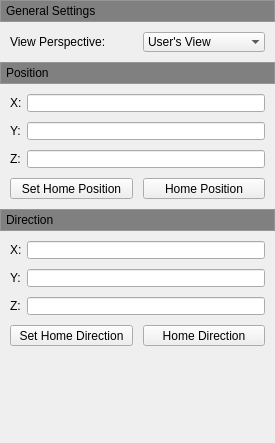
               <widget class="QWidget" name="scrollAreaWidgetContents_7">
                <property name="geometry">
                 <rect>
                  <x>0</x>
                  <y>0</y>
                  <width>275</width>
                  <height>443</height>
                 </rect>
                </property>
                <layout class="QVBoxLayout" name="verticalLayout_20">
                 <property name="spacing">
                  <number>0</number>
                 </property>
                 <property name="leftMargin">
                  <number>0</number>
                 </property>
                 <property name="topMargin">
                  <number>0</number>
                 </property>
                 <property name="rightMargin">
                  <number>0</number>
                 </property>
                 <property name="bottomMargin">
                  <number>0</number>
                 </property>
                 <item>
                  <widget class="QFrame" name="verticalFrame_6">
                   <property name="styleSheet">
                    <string notr="true">background-color:rgb(191,193,194)</string>
                   </property>
                   <property name="frameShape">
                    <enum>QFrame::StyledPanel</enum>
                   </property>
                   <layout class="QVBoxLayout" name="verticalLayout_21">
                    <property name="leftMargin">
                     <number>0</number>
                    </property>
                    <property name="topMargin">
                     <number>0</number>
                    </property>
                    <property name="rightMargin">
                     <number>0</number>
                    </property>
                    <property name="bottomMargin">
                     <number>0</number>
                    </property>
                    <item>
                     <widget class="QPushButton" name="m_pPushButtonCameraGSet">
                      <property name="enabled">
                       <bool>true</bool>
                      </property>
                      <property name="sizePolicy">
                       <sizepolicy hsizetype="Expanding" vsizetype="Fixed">
                        <horstretch>0</horstretch>
                        <verstretch>0</verstretch>
                       </sizepolicy>
                      </property>
                      <property name="minimumSize">
                       <size>
                        <width>0</width>
                        <height>20</height>
                       </size>
                      </property>
                      <property name="maximumSize">
                       <size>
                        <width>16777215</width>
                        <height>20</height>
                       </size>
                      </property>
                      <property name="cursor">
                       <cursorShape>ArrowCursor</cursorShape>
                      </property>
                      <property name="mouseTracking">
                       <bool>true</bool>
                      </property>
                      <property name="focusPolicy">
                       <enum>Qt::NoFocus</enum>
                      </property>
                      <property name="autoFillBackground">
                       <bool>false</bool>
                      </property>
                      <property name="styleSheet">
                       <string notr="true">QPushButton {
    background-color: gray;
	border: 0px;
	border-radius: 0px;
	text-align: left;
	padding-left: 5px;
}
</string>
                      </property>
                      <property name="text">
                       <string>General Settings</string>
                      </property>
                      <property name="iconSize">
                       <size>
                        <width>10</width>
                        <height>10</height>
                       </size>
                      </property>
                      <property name="checkable">
                       <bool>true</bool>
                      </property>
                      <property name="checked">
                       <bool>true</bool>
                      </property>
                      <property name="flat">
                       <bool>true</bool>
                      </property>
                     </widget>
                    </item>
                   </layout>
                  </widget>
                 </item>
                 <item>
                  <widget class="QWidget" name="m_pCameraGSetWidget" native="true">
                   <layout class="QVBoxLayout" name="verticalLayout_13">
                    <property name="leftMargin">
                     <number>10</number>
                    </property>
                    <property name="topMargin">
                     <number>10</number>
                    </property>
                    <property name="rightMargin">
                     <number>10</number>
                    </property>
                    <property name="bottomMargin">
                     <number>10</number>
                    </property>
                    <item>
                     <widget class="QFrame" name="m_pLayoutGS">
                      <layout class="QHBoxLayout" name="horizontalLayout_8">
                       <property name="spacing">
                        <number>10</number>
                       </property>
                       <property name="leftMargin">
                        <number>0</number>
                       </property>
                       <property name="topMargin">
                        <number>0</number>
                       </property>
                       <property name="rightMargin">
                        <number>0</number>
                       </property>
                       <property name="bottomMargin">
                        <number>0</number>
                       </property>
                       <item>
                        <widget class="QLabel" name="label_4">
                         <property name="text">
                          <string>View Perspective:</string>
                         </property>
                        </widget>
                       </item>
                       <item>
                        <widget class="QComboBox" name="comboBox_7">
                         <property name="frame">
                          <bool>false</bool>
                         </property>
                         <item>
                          <property name="text">
                           <string>User's View</string>
                          </property>
                         </item>
                         <item>
                          <property name="text">
                           <string>Top-Down</string>
                          </property>
                         </item>
                        </widget>
                       </item>
                      </layout>
                     </widget>
                    </item>
                   </layout>
                  </widget>
                 </item>
                 <item>
                  <widget class="QFrame" name="verticalFrame_7">
                   <property name="styleSheet">
                    <string notr="true">background-color:rgb(191,193,194)</string>
                   </property>
                   <property name="frameShape">
                    <enum>QFrame::StyledPanel</enum>
                   </property>
                   <layout class="QVBoxLayout" name="verticalLayout_22">
                    <property name="leftMargin">
                     <number>0</number>
                    </property>
                    <property name="topMargin">
                     <number>0</number>
                    </property>
                    <property name="rightMargin">
                     <number>0</number>
                    </property>
                    <property name="bottomMargin">
                     <number>0</number>
                    </property>
                    <item>
                     <widget class="QPushButton" name="m_pPushButtonCameraPosition">
                      <property name="enabled">
                       <bool>true</bool>
                      </property>
                      <property name="sizePolicy">
                       <sizepolicy hsizetype="Expanding" vsizetype="Fixed">
                        <horstretch>0</horstretch>
                        <verstretch>0</verstretch>
                       </sizepolicy>
                      </property>
                      <property name="minimumSize">
                       <size>
                        <width>0</width>
                        <height>20</height>
                       </size>
                      </property>
                      <property name="maximumSize">
                       <size>
                        <width>16777215</width>
                        <height>20</height>
                       </size>
                      </property>
                      <property name="focusPolicy">
                       <enum>Qt::NoFocus</enum>
                      </property>
                      <property name="autoFillBackground">
                       <bool>false</bool>
                      </property>
                      <property name="styleSheet">
                       <string notr="true">QPushButton {
    background-color:gray;
	border: 0px;
	border-radius: 0px;
	text-align: left;
	padding-left: 5px;
}
</string>
                      </property>
                      <property name="text">
                       <string>Position</string>
                      </property>
                      <property name="iconSize">
                       <size>
                        <width>10</width>
                        <height>10</height>
                       </size>
                      </property>
                      <property name="checkable">
                       <bool>true</bool>
                      </property>
                      <property name="checked">
                       <bool>true</bool>
                      </property>
                      <property name="flat">
                       <bool>true</bool>
                      </property>
                     </widget>
                    </item>
                   </layout>
                  </widget>
                 </item>
                 <item>
                  <widget class="QWidget" name="m_pCameraPositionWidget" native="true">
                   <layout class="QFormLayout" name="formLayout_13">
                    <property name="fieldGrowthPolicy">
                     <enum>QFormLayout::AllNonFixedFieldsGrow</enum>
                    </property>
                    <property name="horizontalSpacing">
                     <number>5</number>
                    </property>
                    <property name="verticalSpacing">
                     <number>10</number>
                    </property>
                    <property name="leftMargin">
                     <number>10</number>
                    </property>
                    <property name="topMargin">
                     <number>10</number>
                    </property>
                    <property name="rightMargin">
                     <number>10</number>
                    </property>
                    <property name="bottomMargin">
                     <number>10</number>
                    </property>
                    <item row="0" column="0">
                     <widget class="QLabel" name="label_52">
                      <property name="text">
                       <string>X:</string>
                      </property>
                      <property name="buddy">
                       <cstring>m_pCameraGSetWidget</cstring>
                      </property>
                     </widget>
                    </item>
                    <item row="0" column="1">
                     <widget class="QLineEdit" name="lineEdit_44">
                      <property name="maximumSize">
                       <size>
                        <width>1000</width>
                        <height>18</height>
                       </size>
                      </property>
                     </widget>
                    </item>
                    <item row="1" column="0">
                     <widget class="QLabel" name="label_53">
                      <property name="text">
                       <string>Y:</string>
                      </property>
                     </widget>
                    </item>
                    <item row="1" column="1">
                     <widget class="QLineEdit" name="lineEdit_45">
                      <property name="maximumSize">
                       <size>
                        <width>1000</width>
                        <height>18</height>
                       </size>
                      </property>
                     </widget>
                    </item>
                    <item row="2" column="0">
                     <widget class="QLabel" name="label_54">
                      <property name="text">
                       <string>Z:</string>
                      </property>
                     </widget>
                    </item>
                    <item row="2" column="1">
                     <widget class="QLineEdit" name="lineEdit_46">
                      <property name="maximumSize">
                       <size>
                        <width>1000</width>
                        <height>18</height>
                       </size>
                      </property>
                      <property name="inputMask">
                       <string/>
                      </property>
                      <property name="placeholderText">
                       <string/>
                      </property>
                      <property name="cursorMoveStyle">
                       <enum>Qt::LogicalMoveStyle</enum>
                      </property>
                     </widget>
                    </item>
                    <item row="3" column="0" colspan="2">
                     <layout class="QHBoxLayout" name="horizontalLayout_16">
                      <property name="spacing">
                       <number>10</number>
                      </property>
                      <property name="leftMargin">
                       <number>0</number>
                      </property>
                      <property name="rightMargin">
                       <number>0</number>
                      </property>
                      <property name="bottomMargin">
                       <number>0</number>
                      </property>
                      <item>
                       <widget class="QPushButton" name="pushButton_22">
                        <property name="sizePolicy">
                         <sizepolicy hsizetype="Expanding" vsizetype="Fixed">
                          <horstretch>0</horstretch>
                          <verstretch>0</verstretch>
                         </sizepolicy>
                        </property>
                        <property name="maximumSize">
                         <size>
                          <width>1000</width>
                          <height>21</height>
                         </size>
                        </property>
                        <property name="text">
                         <string>Set Home Position</string>
                        </property>
                       </widget>
                      </item>
                      <item>
                       <widget class="QPushButton" name="pushButton_23">
                        <property name="sizePolicy">
                         <sizepolicy hsizetype="Expanding" vsizetype="Fixed">
                          <horstretch>0</horstretch>
                          <verstretch>0</verstretch>
                         </sizepolicy>
                        </property>
                        <property name="maximumSize">
                         <size>
                          <width>1000</width>
                          <height>21</height>
                         </size>
                        </property>
                        <property name="text">
                         <string>Home Position</string>
                        </property>
                       </widget>
                      </item>
                     </layout>
                    </item>
                   </layout>
                  </widget>
                 </item>
                 <item>
                  <widget class="QFrame" name="verticalFrame_8">
                   <property name="styleSheet">
                    <string notr="true">background-color:rgb(191,193,194)</string>
                   </property>
                   <property name="frameShape">
                    <enum>QFrame::StyledPanel</enum>
                   </property>
                   <layout class="QVBoxLayout" name="verticalLayout_23">
                    <property name="leftMargin">
                     <number>0</number>
                    </property>
                    <property name="topMargin">
                     <number>0</number>
                    </property>
                    <property name="rightMargin">
                     <number>0</number>
                    </property>
                    <property name="bottomMargin">
                     <number>0</number>
                    </property>
                    <item>
                     <widget class="QPushButton" name="m_pPushButtonCameraDirection">
                      <property name="enabled">
                       <bool>true</bool>
                      </property>
                      <property name="sizePolicy">
                       <sizepolicy hsizetype="Expanding" vsizetype="Fixed">
                        <horstretch>0</horstretch>
                        <verstretch>0</verstretch>
                       </sizepolicy>
                      </property>
                      <property name="minimumSize">
                       <size>
                        <width>0</width>
                        <height>20</height>
                       </size>
                      </property>
                      <property name="maximumSize">
                       <size>
                        <width>16777215</width>
                        <height>20</height>
                       </size>
                      </property>
                      <property name="focusPolicy">
                       <enum>Qt::NoFocus</enum>
                      </property>
                      <property name="autoFillBackground">
                       <bool>false</bool>
                      </property>
                      <property name="styleSheet">
                       <string notr="true">QPushButton {
    background-color: gray;
	border: 0px;
	border-radius: 0px;
	text-align: left;
	padding-left: 5px;
}
</string>
                      </property>
                      <property name="text">
                       <string>Direction</string>
                      </property>
                      <property name="iconSize">
                       <size>
                        <width>10</width>
                        <height>10</height>
                       </size>
                      </property>
                      <property name="checkable">
                       <bool>true</bool>
                      </property>
                      <property name="checked">
                       <bool>true</bool>
                      </property>
                      <property name="autoExclusive">
                       <bool>true</bool>
                      </property>
                      <property name="flat">
                       <bool>true</bool>
                      </property>
                     </widget>
                    </item>
                   </layout>
                  </widget>
                 </item>
                 <item>
                  <widget class="QWidget" name="m_pCameraDirectionWidget" native="true">
                   <layout class="QFormLayout" name="formLayout_14">
                    <property name="fieldGrowthPolicy">
                     <enum>QFormLayout::AllNonFixedFieldsGrow</enum>
                    </property>
                    <property name="horizontalSpacing">
                     <number>5</number>
                    </property>
                    <property name="verticalSpacing">
                     <number>10</number>
                    </property>
                    <property name="leftMargin">
                     <number>10</number>
                    </property>
                    <property name="topMargin">
                     <number>10</number>
                    </property>
                    <property name="rightMargin">
                     <number>10</number>
                    </property>
                    <property name="bottomMargin">
                     <number>10</number>
                    </property>
                    <item row="0" column="0">
                     <widget class="QLabel" name="label_55">
                      <property name="text">
                       <string>X:</string>
                      </property>
                     </widget>
                    </item>
                    <item row="0" column="1">
                     <widget class="QLineEdit" name="lineEdit_47">
                      <property name="maximumSize">
                       <size>
                        <width>1000</width>
                        <height>18</height>
                       </size>
                      </property>
                     </widget>
                    </item>
                    <item row="1" column="0">
                     <widget class="QLabel" name="label_56">
                      <property name="text">
                       <string>Y:</string>
                      </property>
                     </widget>
                    </item>
                    <item row="1" column="1">
                     <widget class="QLineEdit" name="lineEdit_48">
                      <property name="sizePolicy">
                       <sizepolicy hsizetype="Expanding" vsizetype="Fixed">
                        <horstretch>0</horstretch>
                        <verstretch>0</verstretch>
                       </sizepolicy>
                      </property>
                      <property name="maximumSize">
                       <size>
                        <width>1000</width>
                        <height>18</height>
                       </size>
                      </property>
                     </widget>
                    </item>
                    <item row="2" column="0">
                     <widget class="QLabel" name="label_57">
                      <property name="text">
                       <string>Z:</string>
                      </property>
                     </widget>
                    </item>
                    <item row="2" column="1">
                     <widget class="QLineEdit" name="lineEdit_49">
                      <property name="maximumSize">
                       <size>
                        <width>1000</width>
                        <height>18</height>
                       </size>
                      </property>
                      <property name="inputMask">
                       <string/>
                      </property>
                      <property name="placeholderText">
                       <string/>
                      </property>
                      <property name="cursorMoveStyle">
                       <enum>Qt::LogicalMoveStyle</enum>
                      </property>
                     </widget>
                    </item>
                    <item row="3" column="0" colspan="2">
                     <layout class="QHBoxLayout" name="horizontalLayout_15">
                      <property name="spacing">
                       <number>10</number>
                      </property>
                      <item>
                       <widget class="QPushButton" name="pushButton_24">
                        <property name="sizePolicy">
                         <sizepolicy hsizetype="Expanding" vsizetype="Fixed">
                          <horstretch>0</horstretch>
                          <verstretch>0</verstretch>
                         </sizepolicy>
                        </property>
                        <property name="maximumSize">
                         <size>
                          <width>200</width>
                          <height>21</height>
                         </size>
                        </property>
                        <property name="text">
                         <string>Set Home Direction</string>
                        </property>
                       </widget>
                      </item>
                      <item>
                       <widget class="QPushButton" name="pushButton_25">
                        <property name="sizePolicy">
                         <sizepolicy hsizetype="Expanding" vsizetype="Fixed">
                          <horstretch>0</horstretch>
                          <verstretch>0</verstretch>
                         </sizepolicy>
                        </property>
                        <property name="maximumSize">
                         <size>
                          <width>200</width>
                          <height>21</height>
                         </size>
                        </property>
                        <property name="text">
                         <string>Home Direction</string>
                        </property>
                       </widget>
                      </item>
                     </layout>
                    </item>
                   </layout>
                  </widget>
                 </item>
                 <item>
                  <spacer name="verticalSpacer_7">
                   <property name="orientation">
                    <enum>Qt::Vertical</enum>
                   </property>
                   <property name="sizeHint" stdset="0">
                    <size>
                     <width>20</width>
                     <height>40</height>
                    </size>
                   </property>
                  </spacer>
                 </item>
                </layout>
               </widget>
